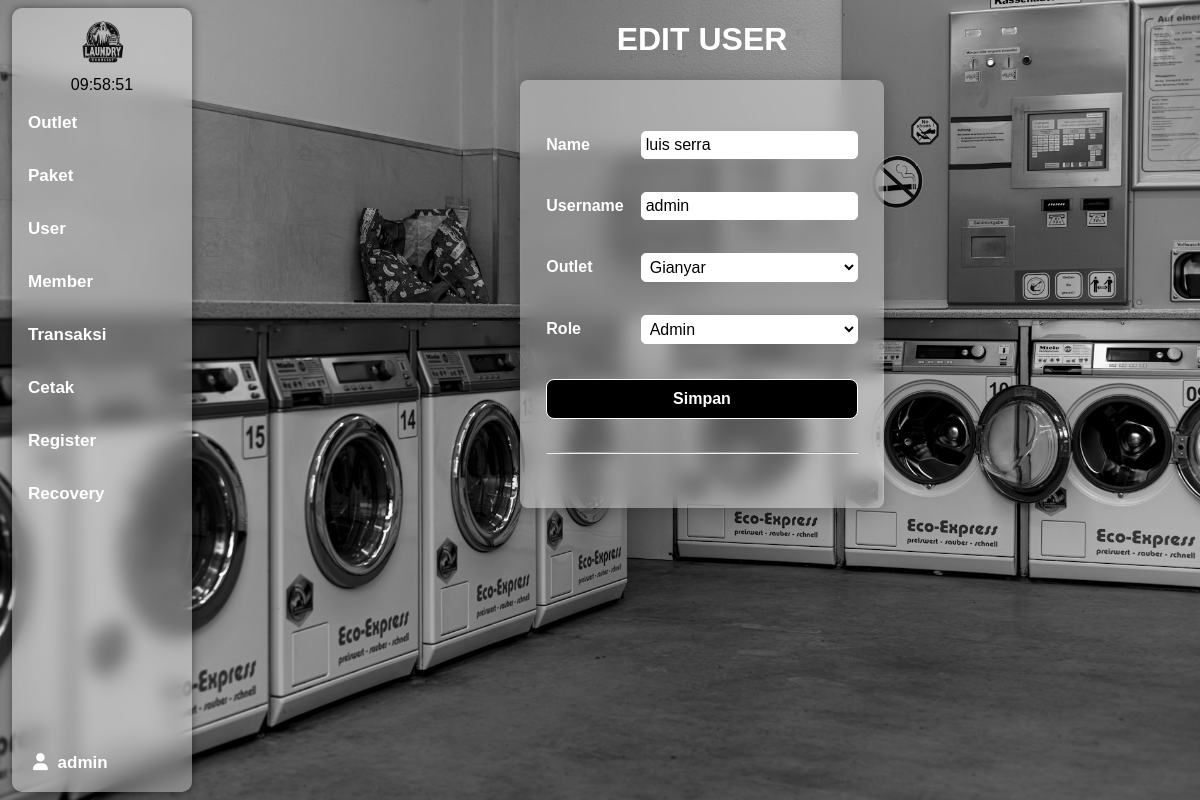
Page /dashboard.php?page=edituser&id=2 (signed in) on the earlier database version.
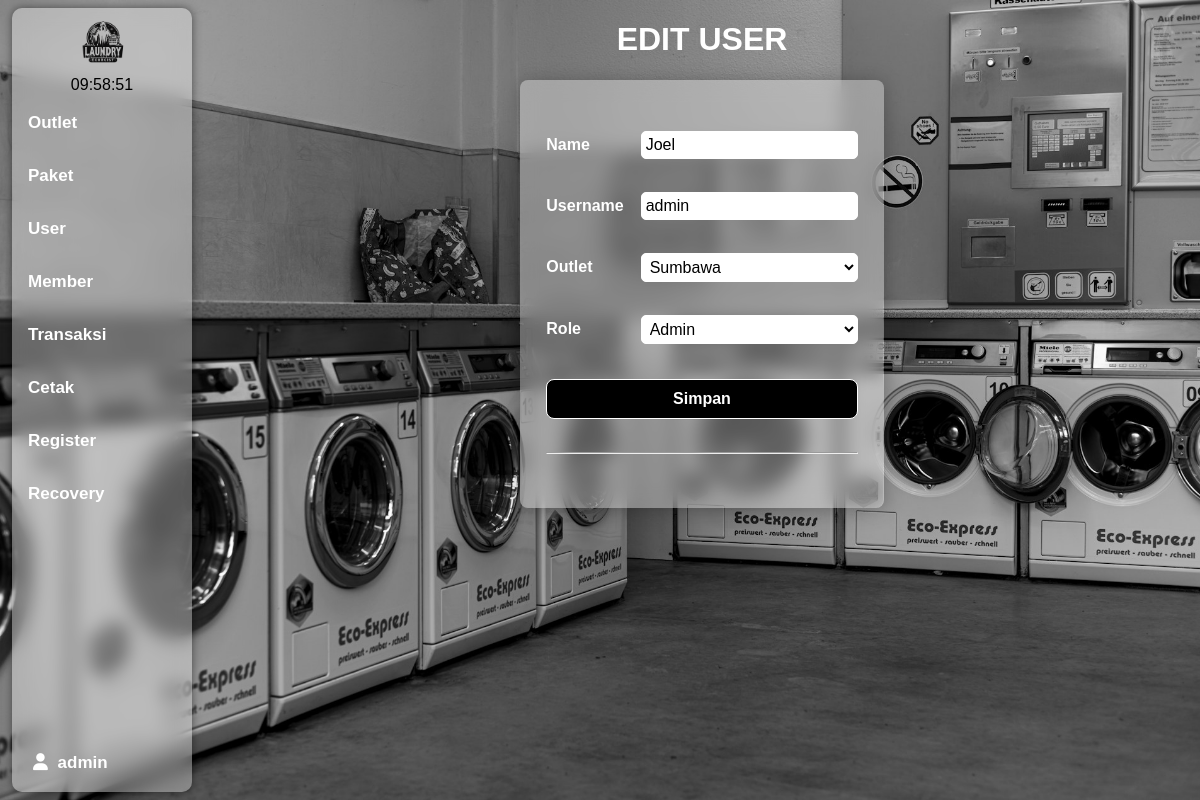
Same page on the later database version.
### tables this page shows
CREATE TABLE `tb_user` (
  `id` int NOT NULL,
  `name` varchar(100) NOT NULL,
  `username` varchar(100) NOT NULL,
  `password` text NOT NULL,
  `id_outlet` int NOT NULL,
  `role` enum('admin','kasir','owner') NOT NULL
);

CREATE TABLE `tb_outlet` (
  `id` int NOT NULL,
  `nama` varchar(100) NOT NULL,
  `alamat` text NOT NULL,
  `tlp` varchar(15) NOT NULL
);

### user/edit.php (the view, shortened to what this page needs)
 <?php
     if(isset($_GET['id'])) {
     $id = $_GET['id'];
     $query = mysqli_query($koneksi, "SELECT *, tb_outlet.id AS oid FROM tb_user INNER JOIN tb_outlet ON  tb_user.id_outlet = tb_outlet.id WHERE tb_user.id='$id'");
     $baris = mysqli_fetch_assoc($query);
 ?>
 <h1 align="center">EDIT USER</h1>
 <form action="dashboard.php?page=edituser" method="post">
     <table class="formtable" align="center">
         <tr>
             <td><input type="hidden" name="id" value="<?= $id;?>"></td>
         </tr>
         <tr>
             <td>Name</td>
             <td><input type="text" name="name" value="<?=$baris['name'];?>"></td>
         </tr>
         <tr>
             <td>Username</td>
             <td><input type="text" name="username" value="<?=$baris['username'];?>"></td>
         </tr>
<tr>
             <td>Outlet</td>
	<td><select name="outlet" id="">
             <?php
             $query_outlet = "SELECT * FROM tb_outlet";
             $data_outlet = mysqli_query($koneksi, $query_outlet);
             while ($barisoutlet = mysqli_fetch_assoc($data_outlet)) {
                 ?>
                 <option value="<?=$barisoutlet['id']?>"<?php if($barisoutlet['id']==$baris['id_outlet']){echo "selected";}?>><?=$barisoutlet['nama']?></option>
             <?php
             }
             ?>
             </select></td>
         </tr>
         <tr>
             <td>Role</td>
             <td><select name="role" value="" id="">
		<?php
		$rolebaris = $baris['role'];
		?>
		<option value="admin" <?php if($rolebaris=='admin'){echo "selected";}?>>Admin</option>
		<?php
		}
	?>
         </select></td>
             </tr>
         <tr>
             <td colspan="2"><input type="submit" value="Simpan" name="edit" id="submit"></td>
         </tr>
         <tr>
             <td colspan="3"><hr></td>
         </tr>
     </table>
 </form>

Differences in the rows shown:
changed tb_user "admin": name "luis serra" → "Joel"; outlet "Gianyar" → "Sumbawa"
